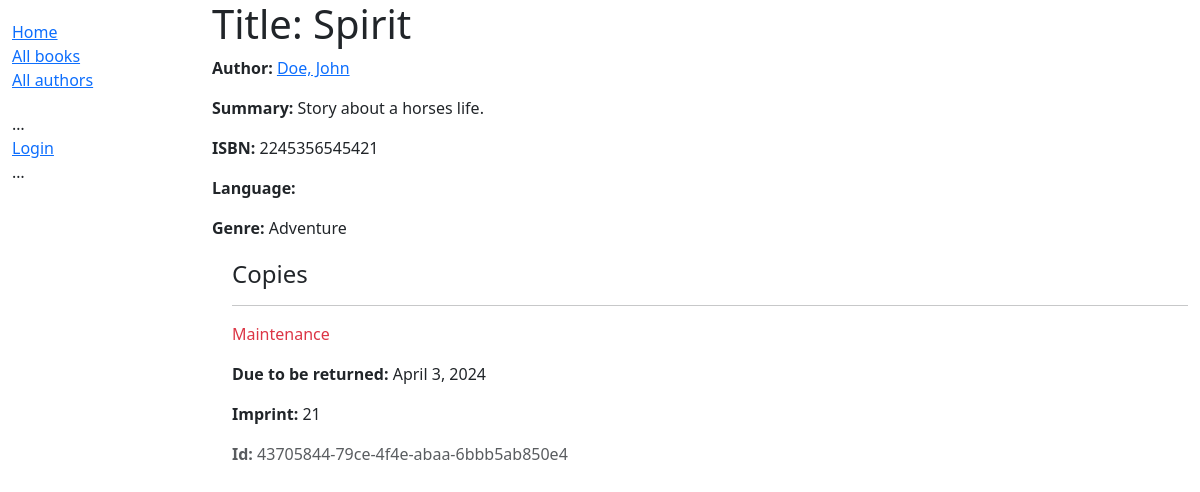
/catalog/book/2, run on the app's committed database.
### catalog/models.py (models this page shows, shortened)
class Book(models.Model):
    title = models.CharField(max_length=200)
    author = models.ForeignKey('Author', on_delete=models.RESTRICT, null=True)
    summary = models.TextField(
        max_length=1000, help_text="Enter a brief description of the book")
    isbn = models.CharField('ISBN', max_length=13,
                            unique=True,
                            help_text='13 Character <a href="https://www.isbn-international.org/content/what-isbn'
                                      '">ISBN number</a>')
    genre = models.ManyToManyField(
        Genre, help_text="Select a genre for this book")
    def display_genre(self):
        return ', '.join(genre.name for genre in self.genre.all()[:3])
    display_genre.short_description = 'Genre'

class Author(models.Model):
    first_name = models.CharField(max_length=100)
    last_name = models.CharField(max_length=100)
    date_of_birth = models.DateField(null=True, blank=True)
    date_of_death = models.DateField('Died', null=True, blank=True)
    class Meta:
        ordering = ['last_name', 'first_name']
    def __str__(self):
        return f'{self.last_name}, {self.first_name}'
    class Meta:
        ordering = ['last_name']

class Genre(models.Model):
    name = models.CharField(
        max_length=200,
        unique=True,
        help_text="Enter a book genre (e.g. Science Fiction, French Poetry etc.)"
    )
    def __str__(self):
        return self.name
    class Meta:
        constraints = [
            UniqueConstraint(
                Lower('name'),
                name='genre_name_case_insensitive_unique',
                violation_error_message = "Genre already exists (case insensitive match)"
            ),
        ]

class BookInstance(models.Model):
    id = models.UUIDField(primary_key=True, default=uuid.uuid4,
                          help_text="Unique ID for this particular book across whole library")
    book = models.ForeignKey('Book', on_delete=models.RESTRICT, null=True)
    imprint = models.CharField(max_length=200)
    due_back = models.DateField(null=True, blank=True)
    language = models.CharField(max_length=100, default='English')
    borrower = models.ForeignKey(settings.AUTH_USER_MODEL, on_delete=models.SET_NULL, null=True, blank=True)
    LOAN_STATUS = (
        ('m', 'Maintenance'),
        ('o', 'On loan'),
        ('a', 'Available'),
        ('r', 'Reserved'),
    )
    status = models.CharField(
        max_length=1,
        choices=LOAN_STATUS,
        blank=True,
        default='m',
        help_text='Book availability',
    )
    class Meta:
        ordering = ['due_back']

### catalog/views.py (the view)
# urls.py: path('book/<int:pk>', views.BookDetailView.as_view(), name='book-detail'),
class BookDetailView(generic.DetailView):
    model = Book

### catalog/templates/catalog/book_detail.html
{% extends "base_generic.html" %}
{% block content %}
  <h1>Title: {{ book.title }}</h1>
  <p><strong>Author:</strong> <a href="">{{ book.author }}</a></p>
  <p><strong>Summary:</strong> {{ book.summary }}</p>
  <p><strong>ISBN:</strong> {{ book.isbn }}</p>
  <p><strong>Language:</strong> {{ book.language }}</p>
  <p><strong>Genre:</strong> {{ book.genre.all|join:", " }}</p>
  <div style="margin-left:20px;margin-top:20px">
    <h4>Copies</h4>
    {% for copy in book.bookinstance_set.all %}
      <hr />
      <p
        class="{% if copy.status == 'a' %}text-success{% elif copy.status == 'm' %}text-danger{% else %}text-warning{% endif %}">
        {{ copy.get_status_display }}
      </p>
      {% if copy.status != 'a' %}
        <p><strong>Due to be returned:</strong> {{ copy.due_back }}</p>
      {% endif %}
      <p><strong>Imprint:</strong> {{ copy.imprint }}</p>
      <p class="text-muted"><strong>Id:</strong> {{ copy.id }}</p>
    {% endfor %}
  </div>
{% endblock %}

### data on the page
Book: author "Doe, John", summary "Story about a horses life.", isbn "2245356545421", genre.all "Adventure"
BookInstance: status "Maintenance", due_back "April 3, 2024", imprint "21", id "43705844-79ce-4f4e-abaa-6bbb5ab850e4"
